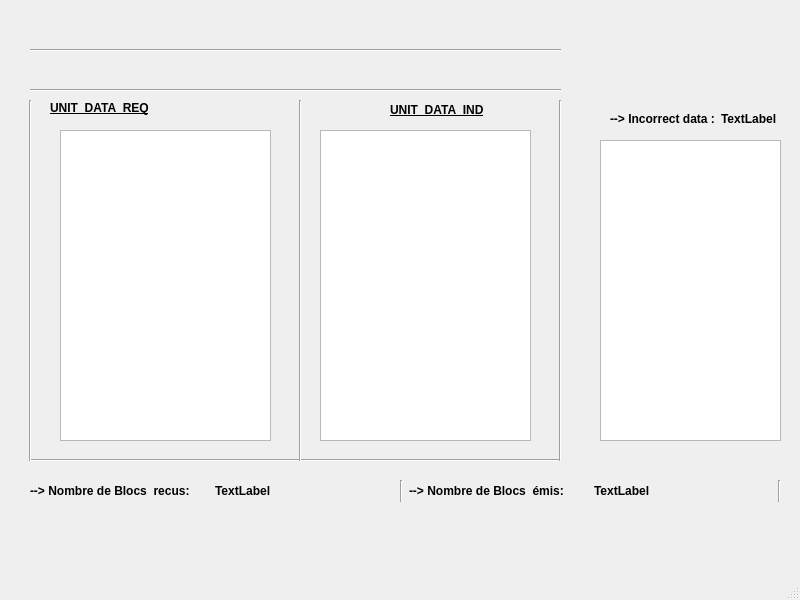
<?xml version="1.0" encoding="UTF-8"?>
<ui version="4.0">
 <class>form</class>
 <widget class="QMainWindow" name="form">
  <property name="geometry">
   <rect>
    <x>0</x>
    <y>0</y>
    <width>800</width>
    <height>600</height>
   </rect>
  </property>
  <property name="windowTitle">
   <string>MainWindow</string>
  </property>
  <widget class="QWidget" name="centralwidget">
   <widget class="Line" name="line_3">
    <property name="geometry">
     <rect>
      <x>30</x>
      <y>450</y>
      <width>531</width>
      <height>20</height>
     </rect>
    </property>
    <property name="orientation">
     <enum>Qt::Horizontal</enum>
    </property>
   </widget>
   <widget class="Line" name="line_4">
    <property name="geometry">
     <rect>
      <x>550</x>
      <y>100</y>
      <width>20</width>
      <height>361</height>
     </rect>
    </property>
    <property name="orientation">
     <enum>Qt::Vertical</enum>
    </property>
   </widget>
   <widget class="Line" name="line_7">
    <property name="geometry">
     <rect>
      <x>20</x>
      <y>100</y>
      <width>20</width>
      <height>361</height>
     </rect>
    </property>
    <property name="orientation">
     <enum>Qt::Vertical</enum>
    </property>
   </widget>
   <widget class="QLabel" name="label">
    <property name="geometry">
     <rect>
      <x>50</x>
      <y>100</y>
      <width>371</width>
      <height>16</height>
     </rect>
    </property>
    <property name="font">
     <font>
      <weight>75</weight>
      <bold>true</bold>
      <underline>true</underline>
     </font>
    </property>
    <property name="text">
     <string>UNIT_DATA_REQ</string>
    </property>
   </widget>
   <widget class="QPlainTextEdit" name="plainTextEdit_3">
    <property name="geometry">
     <rect>
      <x>600</x>
      <y>140</y>
      <width>181</width>
      <height>301</height>
     </rect>
    </property>
    <property name="font">
     <font>
      <family>Arial</family>
      <pointsize>10</pointsize>
      <weight>75</weight>
      <bold>true</bold>
     </font>
    </property>
   </widget>
   <widget class="Line" name="line_8">
    <property name="geometry">
     <rect>
      <x>30</x>
      <y>40</y>
      <width>531</width>
      <height>20</height>
     </rect>
    </property>
    <property name="orientation">
     <enum>Qt::Horizontal</enum>
    </property>
   </widget>
   <widget class="QPlainTextEdit" name="plainTextEdit_2">
    <property name="geometry">
     <rect>
      <x>320</x>
      <y>130</y>
      <width>211</width>
      <height>311</height>
     </rect>
    </property>
    <property name="font">
     <font>
      <family>Arial</family>
      <pointsize>10</pointsize>
      <weight>75</weight>
      <bold>true</bold>
     </font>
    </property>
   </widget>
   <widget class="QPlainTextEdit" name="plainTextEdit">
    <property name="geometry">
     <rect>
      <x>60</x>
      <y>130</y>
      <width>211</width>
      <height>311</height>
     </rect>
    </property>
    <property name="font">
     <font>
      <family>Arial</family>
      <pointsize>10</pointsize>
      <weight>75</weight>
      <bold>true</bold>
     </font>
    </property>
   </widget>
   <widget class="QLabel" name="label_2">
    <property name="geometry">
     <rect>
      <x>390</x>
      <y>100</y>
      <width>141</width>
      <height>20</height>
     </rect>
    </property>
    <property name="font">
     <font>
      <weight>75</weight>
      <bold>true</bold>
      <underline>true</underline>
     </font>
    </property>
    <property name="text">
     <string>UNIT_DATA_IND</string>
    </property>
   </widget>
   <widget class="Line" name="line">
    <property name="geometry">
     <rect>
      <x>290</x>
      <y>100</y>
      <width>20</width>
      <height>361</height>
     </rect>
    </property>
    <property name="orientation">
     <enum>Qt::Vertical</enum>
    </property>
   </widget>
   <widget class="QLabel" name="label_9">
    <property name="geometry">
     <rect>
      <x>240</x>
      <y>20</y>
      <width>301</width>
      <height>51</height>
     </rect>
    </property>
    <property name="text">
     <string/>
    </property>
    <property name="pixmap">
     <pixmap>../../Desktop/Capture1.PNG</pixmap>
    </property>
   </widget>
   <widget class="Line" name="line_2">
    <property name="geometry">
     <rect>
      <x>30</x>
      <y>80</y>
      <width>531</width>
      <height>20</height>
     </rect>
    </property>
    <property name="orientation">
     <enum>Qt::Horizontal</enum>
    </property>
   </widget>
   <widget class="QWidget" name="layoutWidget">
    <property name="geometry">
     <rect>
      <x>610</x>
      <y>110</y>
      <width>169</width>
      <height>18</height>
     </rect>
    </property>
    <layout class="QHBoxLayout" name="horizontalLayout">
     <item>
      <widget class="QLabel" name="label_3">
       <property name="font">
        <font>
         <family>Microsoft YaHei UI</family>
         <weight>75</weight>
         <italic>false</italic>
         <bold>true</bold>
        </font>
       </property>
       <property name="text">
        <string>--&gt; Incorrect data :</string>
       </property>
      </widget>
     </item>
     <item>
      <widget class="QLabel" name="label_4">
       <property name="font">
        <font>
         <weight>75</weight>
         <bold>true</bold>
        </font>
       </property>
       <property name="text">
        <string>TextLabel</string>
       </property>
      </widget>
     </item>
    </layout>
   </widget>
   <widget class="QWidget" name="layoutWidget_2">
    <property name="geometry">
     <rect>
      <x>30</x>
      <y>480</y>
      <width>751</width>
      <height>22</height>
     </rect>
    </property>
    <layout class="QHBoxLayout" name="horizontalLayout_5">
     <item>
      <layout class="QHBoxLayout" name="horizontalLayout_4">
       <item>
        <widget class="QLabel" name="label_7">
         <property name="font">
          <font>
           <family>Microsoft YaHei UI</family>
           <weight>75</weight>
           <italic>false</italic>
           <bold>true</bold>
          </font>
         </property>
         <property name="text">
          <string>--&gt; Nombre de Blocs  recus:</string>
         </property>
        </widget>
       </item>
       <item>
        <widget class="QLabel" name="label_8">
         <property name="font">
          <font>
           <weight>75</weight>
           <bold>true</bold>
          </font>
         </property>
         <property name="text">
          <string>TextLabel</string>
         </property>
        </widget>
       </item>
      </layout>
     </item>
     <item>
      <widget class="Line" name="line_5">
       <property name="orientation">
        <enum>Qt::Vertical</enum>
       </property>
      </widget>
     </item>
     <item>
      <layout class="QHBoxLayout" name="horizontalLayout_3">
       <item>
        <widget class="QLabel" name="label_5">
         <property name="font">
          <font>
           <family>Microsoft YaHei UI</family>
           <weight>75</weight>
           <italic>false</italic>
           <bold>true</bold>
          </font>
         </property>
         <property name="text">
          <string>--&gt; Nombre de Blocs  émis:</string>
         </property>
        </widget>
       </item>
       <item>
        <widget class="QLabel" name="label_6">
         <property name="font">
          <font>
           <weight>75</weight>
           <bold>true</bold>
          </font>
         </property>
         <property name="text">
          <string>TextLabel</string>
         </property>
        </widget>
       </item>
      </layout>
     </item>
     <item>
      <widget class="Line" name="line_6">
       <property name="orientation">
        <enum>Qt::Vertical</enum>
       </property>
      </widget>
     </item>
    </layout>
   </widget>
  </widget>
  <widget class="QMenuBar" name="menubar">
   <property name="geometry">
    <rect>
     <x>0</x>
     <y>0</y>
     <width>800</width>
     <height>21</height>
    </rect>
   </property>
  </widget>
  <widget class="QStatusBar" name="statusbar"/>
 </widget>
 <resources/>
 <connections/>
</ui>
